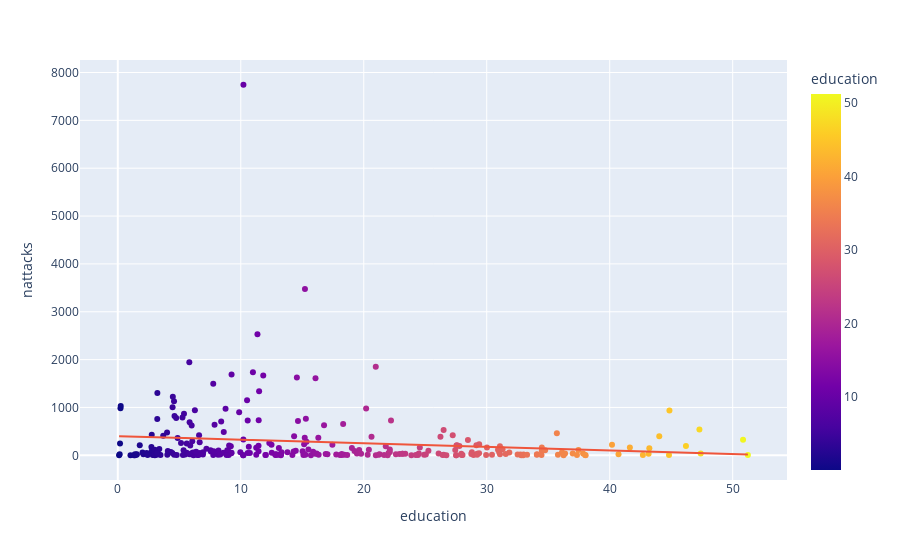

Notebook code cell kept with this figure:
### Code cell
fig = px.scatter(thirty_sec_df, x="education", y="nattacks", trendline="ols", color='education')
fig.show()

### Figure 1 — Plotly figure (JSON) as saved in the notebook; plotly's stock layout.template omitted (floating-point values rounded to 4 significant figures; data arrays with more than 128 entries replaced by an {"elided": "..."} marker saying what was removed)
{"data": [{"hovertemplate": "education=%{marker.color}<br>nattacks=%{y}<extra></extra>", "legendgroup": "", "marker": {"color": {"elided": "270 float values"}, "coloraxis": "coloraxis", "symbol": "circle"}, "mode": "markers", "name": "", "orientation": "v", "showlegend": false, "type": "scatter", "x": {"elided": "270 float values"}, "xaxis": "x", "y": {"elided": "270 int values"}, "yaxis": "y"}, {"hovertemplate": "<b>OLS trendline</b><br>nattacks = -7.46268 * education + 401.439<br>R<sup>2</sup>=0.020145<br><br>education=%{x}<br>nattacks=%{y} <b>(trend)</b><extra></extra>", "legendgroup": "", "marker": {"symbol": "circle"}, "mode": "lines", "name": "", "showlegend": false, "type": "scatter", "x": {"elided": "270 float values"}, "xaxis": "x", "y": {"elided": "270 float values"}, "yaxis": "y"}], "layout": {"coloraxis": {"colorbar": {"title": {"text": "education"}}, "colorscale": [[0, "#0d0887"], [0.1111, "#46039f"], [0.2222, "#7201a8"], [0.3333, "#9c179e"], [0.4444, "#bd3786"], [0.5556, "#d8576b"], [0.6667, "#ed7953"], [0.7778, "#fb9f3a"], [0.8889, "#fdca26"], [1, "#f0f921"]]}, "legend": {"tracegroupgap": 0}, "margin": {"t": 60}, "xaxis": {"anchor": "y", "domain": [0, 1], "title": {"text": "education"}}, "yaxis": {"anchor": "x", "domain": [0, 1], "title": {"text": "nattacks"}}}}
